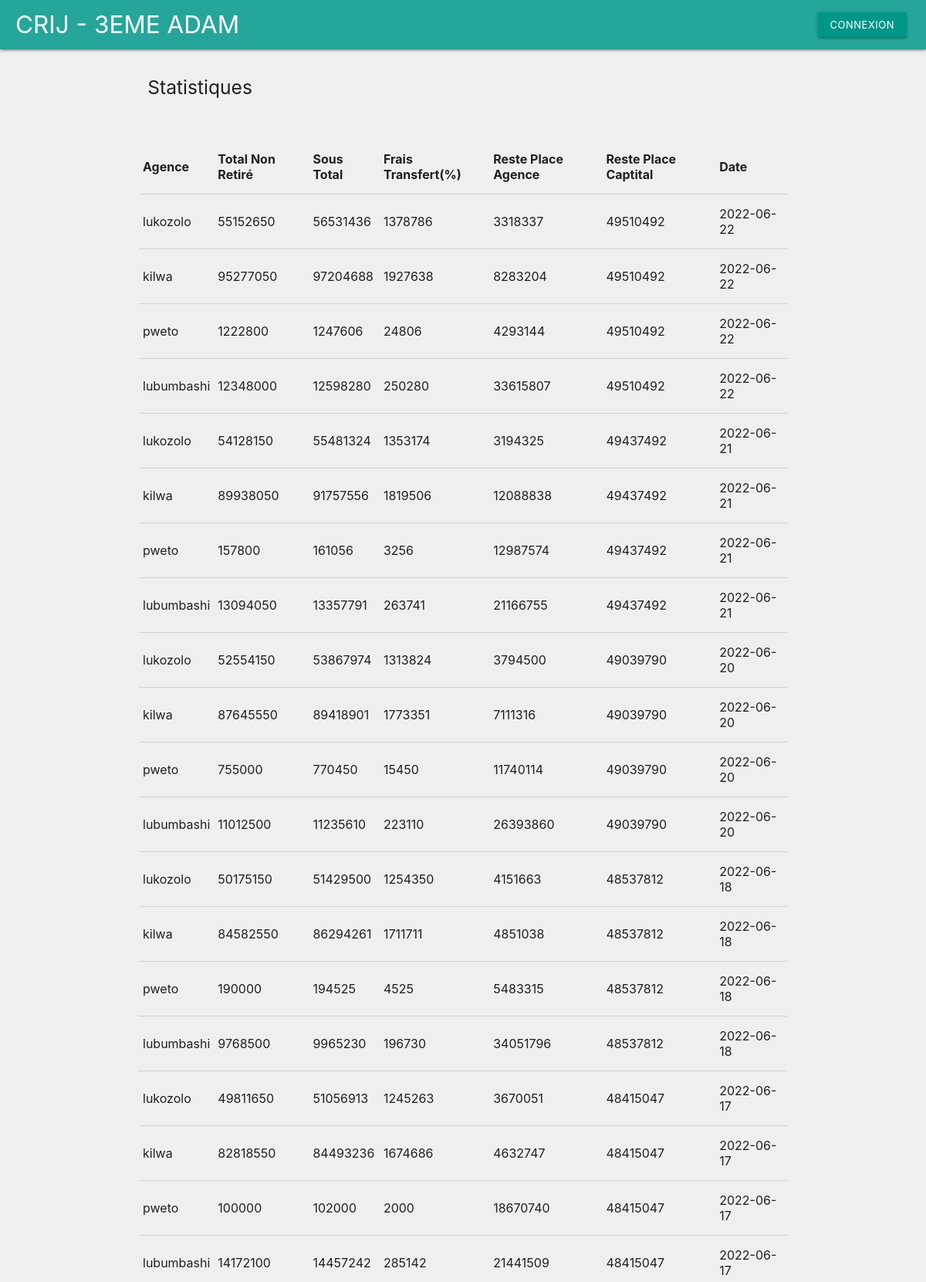
The page /finjournee.php (upper part) on the database its author committed.
### tables this page shows
CREATE TABLE `capital` (
  `id` int NOT NULL AUTO_INCREMENT,
  `uploadedBy` varchar(250) DEFAULT NULL,
  `numberOfTransactions` varchar(45) DEFAULT NULL,
  `montantEnvoyerGeneral` varchar(45) DEFAULT NULL,
  `montantTotalGeneral` varchar(45) DEFAULT NULL,
  `Benefice` varchar(45) DEFAULT NULL,
  `totalBeneficeEnvoyer` varchar(45) DEFAULT NULL,
  `restTotalCapital` varchar(45) DEFAULT NULL,
  `restePlaceCity` varchar(45) DEFAULT NULL,
  `deleted` varchar(45) DEFAULT '0',
  `date` date DEFAULT NULL,
  PRIMARY KEY (`id`)
);

### includes/classes/FinJourneeHandler.php (the view, shortened to what this page needs)
<?php
class FinJourneeHandler
{
  private $con;
  public function __construct($con)
  {
    $this->con = $con;
  }
  public function getData()
  {
    $query = $this->con->prepare("SELECT * FROM capital ORDER BY id DESC LIMIT 100");
    $query->execute();
    $result = array();
    while ($row = $query->fetch(PDO::FETCH_ASSOC)) {
      array_push($result, $row);
    }
    return $this->generateItemsFromTransactions($result);
  }
  public function generateItemsFromTransactions($transactions)
  {
    $elementsHtml = "";
    foreach ($transactions as $transaction) {
      $elementsHtml .= $this->createRow($transaction);
    }
    return $elementsHtml;
  }
  public function createRow($transaction)
  {
    $uploadedBy = $transaction["uploadedBy"];
    $montantEnvoyerGeneral =  $transaction["montantEnvoyerGeneral"];
    $montantTotalGeneral = $transaction["montantTotalGeneral"];
    $Benefice = $transaction["Benefice"];
    $restePlaceCity = $transaction["restePlaceCity"];
    $restTotalCapital = $transaction["restTotalCapital"];
    $date = $transaction["date"];
    $class = "";
    return "
        <tr class='$class'>
        <td>$uploadedBy</td>
        <td>$montantEnvoyerGeneral</td>
        <td>$montantTotalGeneral</td>
        <td>$Benefice</td>
        <td>$restePlaceCity</td>
        <td>$restTotalCapital</td>
        <td>$date</td>
        </tr>
    ";
  }
}
?>

### includes/header.php (shortened to what this page needs)
<html lang="fr">
<head>
  <link rel="stylesheet" type="text/css" href="plugins/materialize/materialize.min.css" media="screen,projection" />
  <link href="css/font-icons.css" type="text/css" rel="stylesheet" media="screen,projection" />
  <link href="css/style.css" type="text/css" rel="stylesheet" media="screen,projection" />
</head>
<body>
  <div class="navbar-fixed" style="z-index:1000;">
    <nav class="teal lighten-1" role="navigation">
      <div class="nav-wrapper pl-20 pr-20"><a id="logo-container" href="#" class="brand-logo">CRIJ - 3EME ADAM</a>
        <ul class="right hide-on-med-and-down">
        <li class="red-text">
          <?php
          if (isset($_COOKIE["CrijC"]) && $_COOKIE["CrijC"] == "0813516102")
          {
            echo $userLoggedInObj->getFirstName();
              echo "<li><a href='dashboard.php'>Dashboard</a></li>";
              echo "<li><a href='debutcompte.php'>Compte</a></li>";
              echo "<li><a href='approvisionnement.php'>Approvisionnement</a></li>";
              echo "<li><a href='desapprovisionnement.php'>Desapprovisionnement</a></li>";
              echo "<li><a class='waves-effect waves-light btn-small teal' href='signout.php'>Deconnexion</a></li>";
          }else{
            echo "<li><a class='waves-effect waves-light btn-small teal' href='index.php'>Connexion</a></li>";
          }
          ?>
          </li>
        </ul>
      </div>
    </nav>
  </div>

### finjournee.php (shortened to what this page needs)
<?php
require_once("includes/header.php");
require_once("includes/config.php");
?>
<?php require_once("includes/classes/FinJourneeHandler.php"); ?>
<?php
$handler = new FinJourneeHandler($con);
?>
<div class="container mb-70">
  <div class="row pt-2 mt-2">
    <div class="col s9 ">
      <h5 class="pt-2 mt-2">Statistiques</h5>
    </div>
  </div>
  <table class="highlight">
    <thead>
      <tr>
        <th> Agence</th>
        <th>Total Non Retiré</th>
        <th>Sous Total</th>
        <th>Frais Transfert(%)</th>
        <th>Reste Place Agence</th>
        <th>Reste Place Captital</th>
        <th>Date</th>
      </tr>
    </thead>
    <tbody>
      <div class="row">
        <?php
        echo $handler->getData();
        ?>
      </div>
    </tbody>
  </table>
</div>

### css/style.css (style rules this page uses)
body { background-color: #efefef; }
@media only screen and (min-width: 961px) { .pl-20 { padding-left: 20px !important; } }
@media only screen and (min-width: 961px) { .pr-20 { padding-right: 10px !important; } }
.mb-70 { margin-bottom: 70px !important; }
.pt-2 { padding-bottom: 2px; }
.mt-2 { padding-bottom: 2px; }

### rows shown on the page
capital: uploadedBy "lukozolo", montantEnvoyerGeneral "55152650", montantTotalGeneral "56531436", Benefice "1378786", restePlaceCity "3318337", restTotalCapital "49510492", date "2022-06-22"
capital: uploadedBy "kilwa", montantEnvoyerGeneral "95277050", montantTotalGeneral "97204688", Benefice "1927638", restePlaceCity "8283204", restTotalCapital "49510492", date "2022-06-22"
capital: uploadedBy "pweto", montantEnvoyerGeneral "1222800", montantTotalGeneral "1247606", Benefice "24806", restePlaceCity "4293144", restTotalCapital "49510492", date "2022-06-22"
capital: uploadedBy "lubumbashi", montantEnvoyerGeneral "12348000", montantTotalGeneral "12598280", Benefice "250280", restePlaceCity "33615807", restTotalCapital "49510492", date "2022-06-22"
capital: uploadedBy "lukozolo", montantEnvoyerGeneral "54128150", montantTotalGeneral "55481324", Benefice "1353174", restePlaceCity "3194325", restTotalCapital "49437492", date "2022-06-21"
capital: uploadedBy "kilwa", montantEnvoyerGeneral "89938050", montantTotalGeneral "91757556", Benefice "1819506", restePlaceCity "12088838", restTotalCapital "49437492", date "2022-06-21"
capital: uploadedBy "pweto", montantEnvoyerGeneral "157800", montantTotalGeneral "161056", Benefice "3256", restePlaceCity "12987574", restTotalCapital "49437492", date "2022-06-21"
capital: uploadedBy "lubumbashi", montantEnvoyerGeneral "13094050", montantTotalGeneral "13357791", Benefice "263741", restePlaceCity "21166755", restTotalCapital "49437492", date "2022-06-21"
capital: uploadedBy "lukozolo", montantEnvoyerGeneral "52554150", montantTotalGeneral "53867974", Benefice "1313824", restePlaceCity "3794500", restTotalCapital "49039790", date "2022-06-20"
capital: uploadedBy "kilwa", montantEnvoyerGeneral "87645550", montantTotalGeneral "89418901", Benefice "1773351", restePlaceCity "7111316", restTotalCapital "49039790", date "2022-06-20"
capital: uploadedBy "pweto", montantEnvoyerGeneral "755000", montantTotalGeneral "770450", Benefice "15450", restePlaceCity "11740114", restTotalCapital "49039790", date "2022-06-20"
capital: uploadedBy "lubumbashi", montantEnvoyerGeneral "11012500", montantTotalGeneral "11235610", Benefice "223110", restePlaceCity "26393860", restTotalCapital "49039790", date "2022-06-20"
capital: uploadedBy "lukozolo", montantEnvoyerGeneral "50175150", montantTotalGeneral "51429500", Benefice "1254350", restePlaceCity "4151663", restTotalCapital "48537812", date "2022-06-18"
capital: uploadedBy "kilwa", montantEnvoyerGeneral "84582550", montantTotalGeneral "86294261", Benefice "1711711", restePlaceCity "4851038", restTotalCapital "48537812", date "2022-06-18"
capital: uploadedBy "pweto", montantEnvoyerGeneral "190000", montantTotalGeneral "194525", Benefice "4525", restePlaceCity "5483315", restTotalCapital "48537812", date "2022-06-18"
capital: uploadedBy "lubumbashi", montantEnvoyerGeneral "9768500", montantTotalGeneral "9965230", Benefice "196730", restePlaceCity "34051796", restTotalCapital "48537812", date "2022-06-18"
capital: uploadedBy "lukozolo", montantEnvoyerGeneral "49811650", montantTotalGeneral "51056913", Benefice "1245263", restePlaceCity "3670051", restTotalCapital "48415047", date "2022-06-17"
capital: uploadedBy "kilwa", montantEnvoyerGeneral "82818550", montantTotalGeneral "84493236", Benefice "1674686", restePlaceCity "4632747", restTotalCapital "48415047", date "2022-06-17"
capital: uploadedBy "pweto", montantEnvoyerGeneral "100000", montantTotalGeneral "102000", Benefice "2000", restePlaceCity "18670740", restTotalCapital "48415047", date "2022-06-17"
capital: uploadedBy "lubumbashi", montantEnvoyerGeneral "14172100", montantTotalGeneral "14457242", Benefice "285142", restePlaceCity "21441509", restTotalCapital "48415047", date "2022-06-17"
